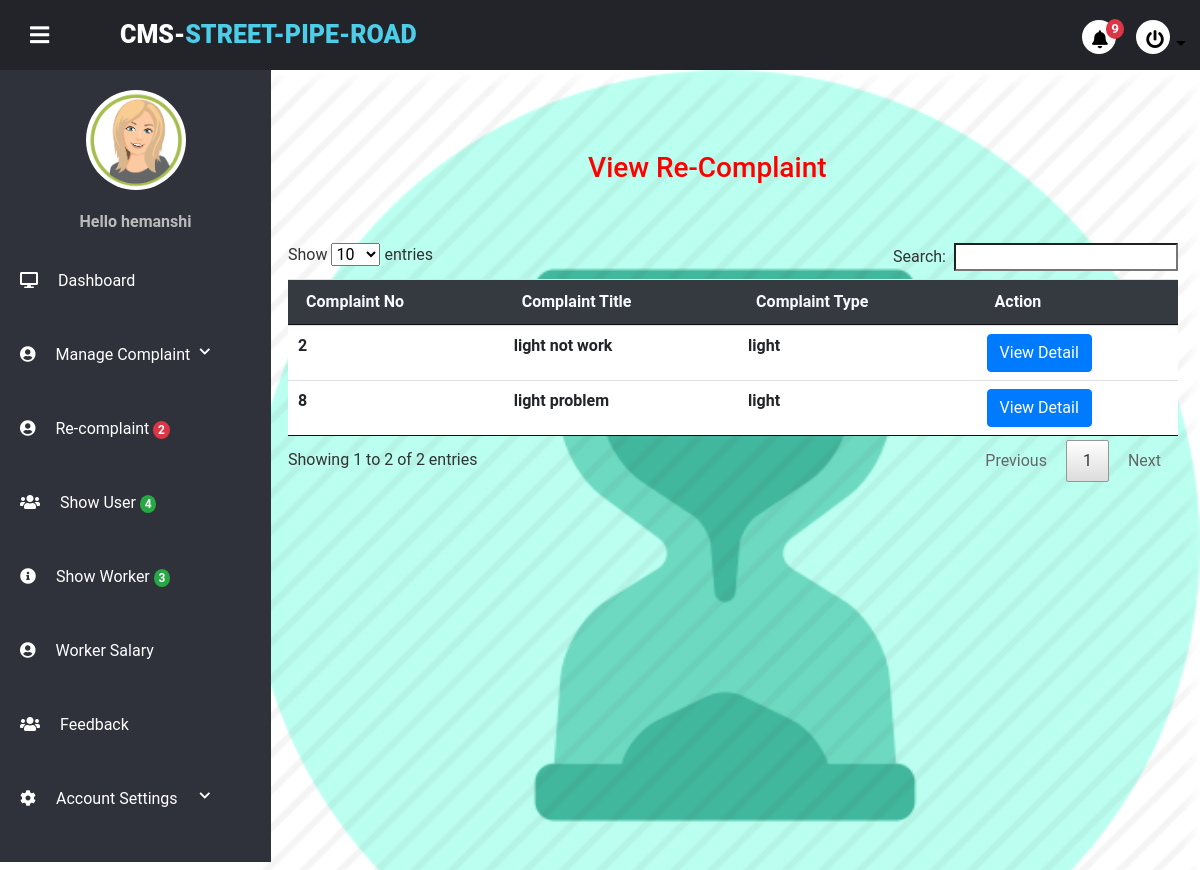
The app's page /project/admin/recomplaint.php (signed in) with its own data.
### tables this page shows
CREATE TABLE `usertb` (
  `user_id` int(11) NOT NULL,
  `user_name` varchar(20) NOT NULL,
  `last_name` varchar(20) NOT NULL,
  `user_email` varchar(100) NOT NULL,
  `user_role` varchar(100) NOT NULL,
  `user_image` varchar(255) NOT NULL,
  `user_city` varchar(100) NOT NULL,
  `pwd` varchar(255) NOT NULL,
  `security_que` varchar(100) NOT NULL,
  `sequrity_ans` varchar(100) NOT NULL,
  `contact` varchar(100) NOT NULL,
  `user_area` varchar(50) NOT NULL,
  `user_pincode` varchar(12) NOT NULL,
  `account_time` timestamp NOT NULL DEFAULT current_timestamp()
);

CREATE TABLE `complain_tb` (
  `complaint_id` int(20) NOT NULL,
  `complaint_title` varchar(100) NOT NULL,
  `c_type` varchar(20) NOT NULL,
  `complaint_discription` varchar(255) NOT NULL,
  `user_id` int(10) NOT NULL,
  `user_worker_id` int(10) NOT NULL,
  `padding` enum('1','0') NOT NULL,
  `running` enum('1','0') NOT NULL,
  `complete` enum('1','0') NOT NULL,
  `image` varchar(255) NOT NULL,
  `c_address` varchar(255) NOT NULL,
  `recever_image` varchar(600) NOT NULL,
  `ctimestamp` datetime NOT NULL DEFAULT current_timestamp(),
  `solvetimestamp` datetime NOT NULL DEFAULT current_timestamp()
);

### project/admin/recomplaint.php (the view, shortened to what this page needs)
<!DOCTYPE html>
<html lang="en" dir="ltr">
<?php include("partial/_dbconnect.php");
include("partial/link.php");
?>
<body>
    <div class="wrapper">
        <?php include("partial/header.php");?>
        <div class="main-container">
            <div class="notprocess">
                <div class="container mt-3 mx-2 mb-3">
                <h3 style="font-wight:500;color:red;margin-top:10px;padding:50px 300px">View Re-Complaint</h3>
                    <table class="table table-hover" id="myTable">
                        <thead class=" bg-dark text-light ">
                            <tr>
                                <th scope="col ">Complaint No</th>
                                <th scope="col ">Complaint Title</th>
                                <th scope="col ">Complaint Type</th>
                                <th scope="col ">Action</th>
                            </tr>
                        </thead>
                        <tbody>
                            <?php
                         $sql="select complain_tb.complaint_id,complain_tb.complaint_title,complain_tb.c_type FROM recomplaint_tb inner join complain_tb on recomplaint_tb.c_id=complain_tb.complaint_id";
                         $result=mysqli_query($conn,$sql);
                            while($row = mysqli_fetch_assoc($result))
                            {
                                $complaint_id=$row["complaint_id"];
                                $c_title=$row["complaint_title"];
                                $ctype=$row["c_type"];
                                        echo ' <tr>
                                        <th scope="row ">'.$complaint_id.'</th>
                                        <th scope="row ">'.$c_title.'</th>
                                        <th scope="row ">'.$ctype.'</th>
                                        <td><a class="btn btn-primary" href="complaintdetailrecomplait.php?complaintid='.$complaint_id.'" role="button">View Detail</a>
                                                 </tr>';
                            }
                        ?>
                              </tbody>
                    </table>
                </div>
            </div>
        </div>
    </div>
</body>
</html>

### project/admin/partial/header.php (shortened to what this page needs)
<?php session_start();
include('_dbconnect.php');
?>
<div class="header">
    <div class="header-menu">
        <div class="title">
        CMS-<span>Street-Pipe-Road</span></div>
        <div class="sidebar-btn">
            <i class="fas fa-bars"></i>
        </div>
        <ul>
            <li>
                <div class="dropdown">
                    <a class="btn dropdown-toggle" type="button" id="dropdownMenu2" data-toggle="dropdown"
                        aria-haspopup="true" aria-expanded="false">
                        <?php
                            $nsql="SELECT * FROM `notify` WHERE (`sender_user_role`='user' OR `sender_user_role`='worker') AND status=0";
                            $nresult=mysqli_query($conn, $nsql);
                            $ncount= mysqli_num_rows($nresult);
                           ?>
                        <i class="fas fa-bell" style="position: relative; top: -5px; left: -3px;"></i><span
                            class="badge badge-danger"
                            style="border-radius: 50%; top:-18px; left:-5px"><?php echo $ncount; ?></span>
                    </a>
                </div>
            </li>
            <li>
                <div class="dropdown">
                    <a class="btn dropdown-toggle" type="button" id="dropdownMenu2" data-toggle="dropdown"
                        aria-haspopup="true" aria-expanded="false">
                        <i class="fas fa-power-off" style="position: relative; top: -5px; left: -3px;"></i>
                    </a>
                </div>
            </li>
        </ul>
    </div>
</div>
<div class="sidebar">
    <div class="sidebar-menu">
        <center class="profile">
                <?php
                        if(isset($_SESSION['loginadmin']) && $_SESSION['loginadmin']==true)
                        {
                            $aemail=$_SESSION['adminemail'];
                            $sql="SELECT * FROM `usertb` WHERE `user_email`='$aemail'";
                            $result=mysqli_query($conn,$sql);
                            while($row = mysqli_fetch_assoc($result))
                            {
                                $aname=$row["user_name"];
                                $aimage=$row["user_image"];
                                if($aimage=="")
                                {
                                    echo '<p style="margin-top:30px;color:#fff;"><a href="settingprofile.php"  style="color:#fff;">Edit Your Profile Info</a></p>';
                                }
                                else{
                                            echo ' <img src="'.$aimage.'" alt="" height="100px" width="100px" style="
                                            border-radius:50%;
                                            margin:20px 0px;
                                            ">';
                                 }
                                echo '<p>Hello '.$aname.'</p>';
                            }
                        }
                    ?>
        </center>
        <li class="item">
            <a href="index.php" class="menu-btn" active>
                <i class="fas fa-desktop"></i><span>Dashboard</span>
            </a>
        </li>
        <li class="item" id="profile">
            <a href="#profile" class="menu-btn">
                <i class="fas fa-user-circle"></i><span>Manage Complaint <i
                        class="fas fa-chevron-down drop-down"></i></span>
            </a>
        </li>
        <li class="item">
            <a href="recomplaint.php" class="menu-btn">
            <i class="fas fa-user-circle"></i><span>Re-complaint</span>
            <?php
                            $nsql="SELECT * FROM `recomplaint_tb`";
                            $nresult=mysqli_query($conn, $nsql);
                            $ncount= mysqli_num_rows($nresult);
                ?>
                        <span class="badge badge-danger"
                            style="border-radius: 50%; top:-18px; left:-5px"><?php echo $ncount; ?></span></span>
            </a>
        </li>
        <li class="item">
        <a href="manageuser.php" class="menu-btn">
                <i class="fas fa-users"></i><span>Show User </span>
        <?php
                            $nsql="SELECT * FROM `usertb`WHERE user_role='user'";
                            $nresult=mysqli_query($conn, $nsql);
                            $ncount= mysqli_num_rows($nresult);
            ?>
             <span class="badge badge-success"
                            style="border-radius: 50%; top:-18px; left:-5px"><?php echo $ncount; ?></span></span>
            </a></li>
        <li class="item">
            <a href="manageworker.php" class="menu-btn">
            <i class="fas fa-info-circle"></i><span>Show Worker </span>
                <?php
                            $nsql="SELECT * FROM `usertb`WHERE user_role='worker'";
                            $nresult=mysqli_query($conn, $nsql);
                            $ncount= mysqli_num_rows($nresult);
            ?>
             <span class="badge badge-success"
                            style="border-radius: 50%; top:-18px; left:-5px"><?php echo $ncount; ?></span></span>
            </a>
        </li>
        <li class="item">
            <a href="wsalary.php" class="menu-btn">
            <i class="fas fa-user-circle"></i><span>Worker Salary</span>
            </a>
        </li>
        <li class="item">
            <a href="shownotification.php" class="menu-btn">
                <i class="fas fa-users"></i><span>Feedback</span>
            </a>
        </li>
        <li class="item" id="settings">
            <a href="#settings" class="menu-btn">
                <i class="fas fa-cog"></i><span>Account Settings<i class="fas fa-chevron-down drop-down"></i></span>
            </a>
        </li>
    </div>
</div>

### project/admin/css/style.css (style rules this page uses)
* { margin: 0; padding: 0; list-style: none; text-decoration: none; box-sizing: border-box; transition: 0.5s; font-family: "Roboto", sans-serif; }
body { background: #fff; }
.wrapper .header { z-index: 1; background: #22242A; position: fixed; width: calc(100% - 0%); height: 70px; display: flex; top: 0; }
.wrapper .header .header-menu { width: calc(100% - 0%); height: 100%; display: flex; justify-content: space-between; align-items: center; padding: 0 20px; }
.wrapper .header .header-menu .title { color: #fff; font-size: 25px; text-transform: uppercase; font-weight: 900; padding-left: 100px; }
.wrapper .header .header-menu .title span { color: #4CCEE8; }
.wrapper .header .header-menu .sidebar-btn { color: #fff; position: absolute; margin-left: 10px; font-size: 22px; font-weight: 900; cursor: pointer; transition: 0.3s; transition-property: color; }
.wrapper .header .header-menu ul { display: flex; margin-top: 20px; }
.wrapper .header .header-menu ul li a { background: #fff; color: #000; display: block; margin: 0 10px; font-size: 18px; width: 34px; height: 34px; line-height: 35px; text-align: center; border-radius: 50%; transition: 0.3s; transition-property: background, color; }
.wrapper .sidebar { z-index: 1; background: #2F323A; position: fixed; top: 70px; width: 271px; height: calc(100% - 9%); transition: 0.3s; transition-property: width; overflow-y: auto; }
.wrapper .sidebar .sidebar-menu { overflow: hidden; }
.wrapper .sidebar .sidebar-menu .profile img { margin: 20px 0; width: 100px; height: 100px; border-radius: 50%; }
.wrapper .sidebar .sidebar-menu .profile p { color: #bbb; font-weight: 700; margin-bottom: 10px; }
.wrapper .sidebar .sidebar-menu .item { width: 250px; overflow: hidden; }
.wrapper .sidebar .sidebar-menu .item .menu-btn { display: block; color: #fff; position: relative; padding: 25px 20px; transition: 0.3s; transition-property: color; }
.wrapper .sidebar .sidebar-menu .item .menu-btn i { margin-right: 20px; }
.wrapper .sidebar .sidebar-menu .item .menu-btn .drop-down { float: right; font-size: 12px; margin-top: 3px; }
.wrapper .main-container { width: (100% - 250px); margin-top: 70px; margin-left: 250px; padding: 15px; background: url(image/pprocess.png)no-repeat; background-size: cover; height: 100vh; transition: 0.3s; }

### records on screen
usertb: user_image (picture), user_name "hemanshi"
complain_tb: complaint_id "2", complaint_title "light not work", c_type "light"
complain_tb: complaint_id "8", complaint_title "light problem", c_type "light"

### other values on screen
$ncount "9"
$ncount "2"
$ncount "4"
$ncount "3"
